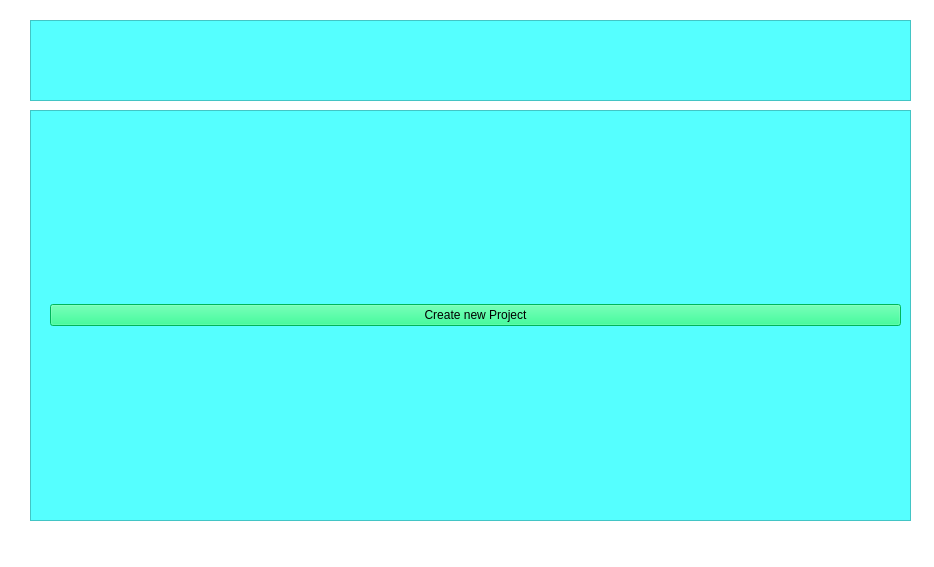
<?xml version="1.0" encoding="UTF-8"?>
<ui version="4.0">
 <class>MainWindow</class>
 <widget class="QMainWindow" name="MainWindow">
  <property name="geometry">
   <rect>
    <x>0</x>
    <y>0</y>
    <width>934</width>
    <height>567</height>
   </rect>
  </property>
  <property name="windowTitle">
   <string>MainWindow</string>
  </property>
  <property name="styleSheet">
   <string notr="true">background-color: rgb(255, 255, 255);</string>
  </property>
  <widget class="QWidget" name="centralwidget">
   <widget class="QFrame" name="frame">
    <property name="geometry">
     <rect>
      <x>30</x>
      <y>20</y>
      <width>881</width>
      <height>81</height>
     </rect>
    </property>
    <property name="styleSheet">
     <string notr="true">background-color: rgb(85, 255, 255);</string>
    </property>
    <property name="frameShape">
     <enum>QFrame::StyledPanel</enum>
    </property>
    <property name="frameShadow">
     <enum>QFrame::Raised</enum>
    </property>
   </widget>
   <widget class="QFrame" name="frame_2">
    <property name="geometry">
     <rect>
      <x>30</x>
      <y>110</y>
      <width>881</width>
      <height>411</height>
     </rect>
    </property>
    <property name="styleSheet">
     <string notr="true">background-color: rgb(85, 255, 255);</string>
    </property>
    <property name="frameShape">
     <enum>QFrame::StyledPanel</enum>
    </property>
    <property name="frameShadow">
     <enum>QFrame::Raised</enum>
    </property>
    <widget class="QWidget" name="gridLayoutWidget">
     <property name="geometry">
      <rect>
       <x>20</x>
       <y>10</y>
       <width>851</width>
       <height>391</height>
      </rect>
     </property>
     <layout class="QGridLayout" name="gridLayout">
      <item row="0" column="0">
       <widget class="QPushButton" name="newBTN">
        <property name="styleSheet">
         <string notr="true">background-color: rgb(0, 255, 127);</string>
        </property>
        <property name="text">
         <string>Create new Project</string>
        </property>
       </widget>
      </item>
     </layout>
    </widget>
   </widget>
  </widget>
  <widget class="QMenuBar" name="menubar">
   <property name="geometry">
    <rect>
     <x>0</x>
     <y>0</y>
     <width>934</width>
     <height>22</height>
    </rect>
   </property>
  </widget>
  <widget class="QStatusBar" name="statusbar"/>
 </widget>
 <resources/>
 <connections/>
</ui>
